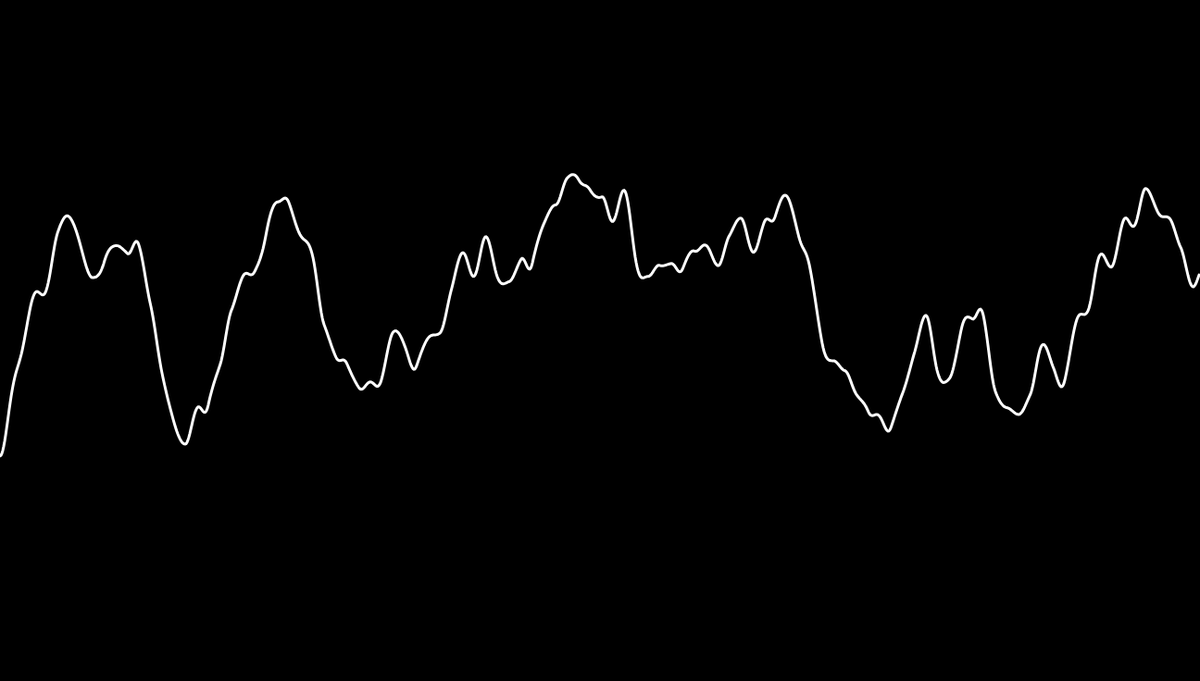
Frame 1 (no input)
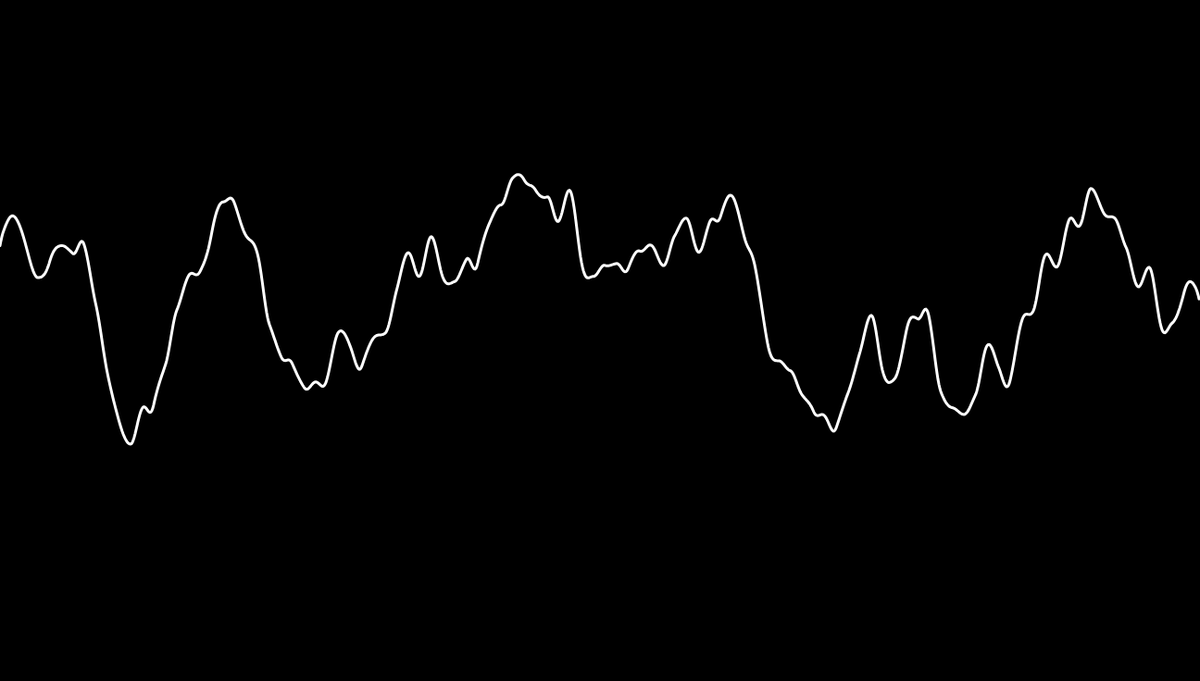
Frame 60 (no input)
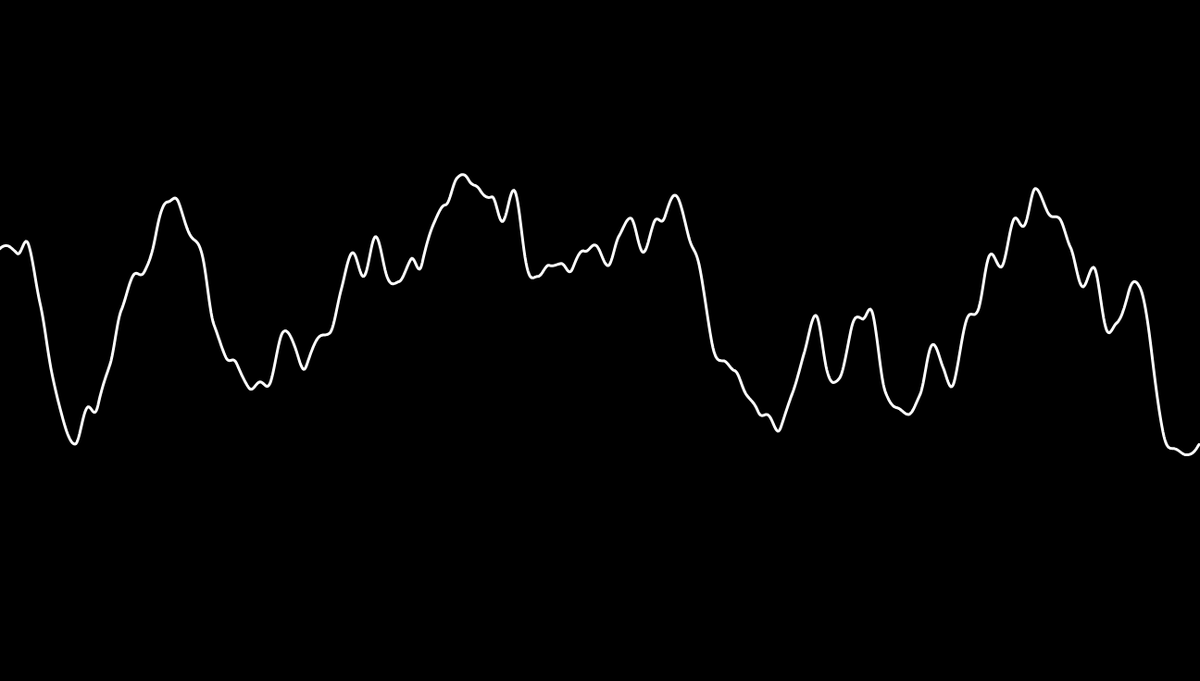
Frame 120 (the mouse pressed at the canvas centre since frame 60)

The p5.js sketch that drew these frames (run headless with seeded random() and noise() and a simulated clock; from frame 60 on, the mouse is pressed at the canvas centre):

// p5.js sketch
// ── sketch.js
let increment = 0.01;
let start = 0;

function setup() {
    // createCanvas(1280, 720);
    createCanvas(windowWidth, windowHeight);
    time = 0;
    background(0);
    time = 0;
}

function draw() {
    background(0);
    stroke(255);
    strokeWeight(3);


    // Comment line for interesting effect
    noFill();

    beginShape();
    let xOffset = start;
    for (let i = 0; i < width; i++) {
        let x = i;
        let y = map(noise(xOffset), 0, 1, 0, height);
        vertex(x, y);

        xOffset += increment;
    }
    endShape();

    start += increment;

    // Diminui velocidade do gráfico
    //start += increment / 8;

    // Aumenta velocidade do gráfico
    // start += increment * 8;

}
